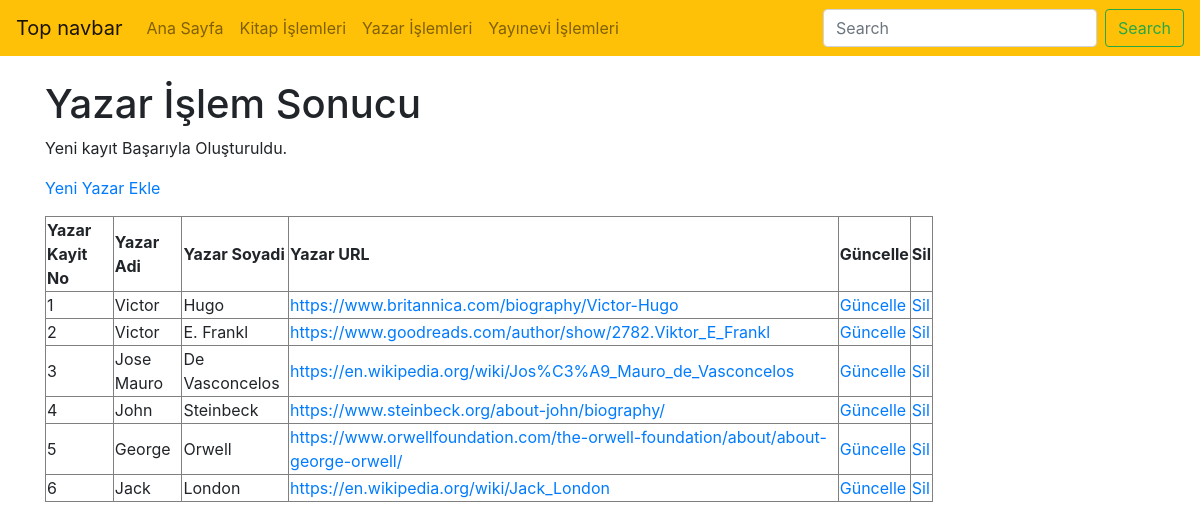
The app's page /sabinaamrahova_final/yazar_eklendi.php with its own data.
### tables this page shows
CREATE TABLE `yazar` (
  `yazarNo` int(11) NOT NULL COMMENT 'Yazarın Numarası',
  `yazarKayitTarihi` timestamp NOT NULL DEFAULT current_timestamp() ON UPDATE current_timestamp() COMMENT 'Yazar Kayıt Tarihi',
  `yazarAdi` text NOT NULL COMMENT 'Yazarın Adı',
  `yazarSoyadi` text NOT NULL COMMENT 'Yazarın Soyadı',
  `yazarURL` varchar(200) NOT NULL COMMENT 'Yazar URL Bilgisi'
);

### sabinaamrahova_final/yazar_eklendi.php (the view, shortened to what this page needs)
<?php
    require_once("baglanti.php");
    $yazarAdi = mysqli_real_escape_string($baglanti, $_POST['yazarAdi']);
    $yazarSoyadi = mysqli_real_escape_string($baglanti, $_POST['yazarSoyadi']);
    $yazarURL = mysqli_real_escape_string($baglanti, $_POST['yazarURL']);
    $sorgu = "INSERT INTO yazar (yazarAdi, yazarSoyadi, yazarURL)
            VALUES ('$yazarAdi', '$yazarSoyadi', '$yazarURL')";
    if (mysqli_query($baglanti, $sorgu)) {
        $islemSonuc = "Yeni kayıt Başarıyla Oluşturuldu.";
    } else {
        $islemSonuc = "Hata: " . $sorgu . "<br>" . mysqli_error($baglanti);
    }
    $sorgu2 = mysqli_query($baglanti, "SELECT * FROM yazar ORDER BY yazarNo");
?>
<!DOCTYPE html>
<html lang="tr"><head><meta http-equiv="Content-Type" content="text/html; charset=UTF-8">
<link href="bootstrap.min.css" rel="stylesheet">
    <link href="./katalog_files/navbar-top.css" rel="stylesheet">
  </head>
  <body>
    <nav class="navbar navbar-expand-md navbar-light bg-warning mb-4">
  <a class="navbar-brand" href="https://getbootstrap.com/docs/4.4/examples/navbar-static/#">Top navbar</a>
  <div class="collapse navbar-collapse" id="navbarCollapse">
    <ul class="navbar-nav mr-auto">
      <li class="nav-item">
        <a class="nav-link" href="index.php">Ana Sayfa </a>
      </li>
      <li class="nav-item">
        <a class="nav-link" href="kitap.php">Kitap İşlemleri</a>
      </li>
      <li class="nav-item">
        <a class="nav-link" href="yazar.php">Yazar İşlemleri</a>
      </li>
      <li class="nav-item">
        <a class="nav-link" href="yayinevi.php">Yayınevi İşlemleri</a>
      </li>
    </ul>
    <form class="form-inline mt-2 mt-md-0">
      <input class="form-control mr-sm-2" type="text" placeholder="Search" aria-label="Search">
      <button class="btn btn-outline-success my-2 my-sm-0" type="submit">Search</button>
    </form>
  </div>
</nav>
<main role="main" class="container">
<h1>Yazar İşlem Sonucu</h1>
<p><?php echo $islemSonuc; ?></p>
<p><a href="yazar_ekle.php">Yeni Yazar Ekle</a></p>
<?php
echo("<table border=1 width=80%>");
    echo("<tr>");
    echo("<td><b>Yazar Kayit No</b></td>");
    echo("<td><b>Yazar Adi</b></td>");
    echo("<td><b>Yazar Soyadi</b></td>");
    echo("<td><b>Yazar URL</b></td>");
    echo("<td><b>Güncelle</b></td>");
    echo("<td><b>Sil</b></td>");
    echo("</tr>");
while($satir = mysqli_fetch_assoc($sorgu2)){
    echo("<tr>");
    echo("<td>".$satir["yazarNo"]."</td>");
    echo("<td>".$satir["yazarAdi"]."</td>");
    echo("<td>".$satir["yazarSoyadi"]."</td>");
    echo("<td><a href=".$satir['yazarURL']."target='_blank'>".$satir["yazarURL"]."</a></td>");
    echo("<td><a href='guncel_yazar.php?yazarNo=".$satir["yazarNo"]."'>Güncelle</a></td>");
    echo("<td><a href='sil.php?yazarNo=".$satir["yazarNo"]."'>Sil</a></td>");
    echo("</tr>");
            }
echo("</table>");
?>
</main>
</body></html>

### sabinaamrahova_final/navbar-top.css (style rules this page uses)
body { min-height: 75rem; }

### records on screen
yazar: yazarNo "1", yazarAdi "Victor", yazarSoyadi "Hugo", yazarURL "https://www.britannica.com/biography/Victor-Hugo"
yazar: yazarNo "2", yazarAdi "Victor", yazarSoyadi "E. Frankl", yazarURL "https://www.goodreads.com/author/show/2782.Viktor_E_Frankl"
yazar: yazarNo "3", yazarAdi "Jose Mauro", yazarSoyadi "De Vasconcelos", yazarURL "https://en.wikipedia.org/wiki/Jos%C3%A9_Mauro_de_Vasconcelos"
yazar: yazarNo "4", yazarAdi "John", yazarSoyadi "Steinbeck", yazarURL "https://www.steinbeck.org/about-john/biography/"
yazar: yazarNo "5", yazarAdi "George", yazarSoyadi "Orwell", yazarURL "https://www.orwellfoundation.com/the-orwell-foundation/about/about-george-orwell/"
yazar: yazarNo "6", yazarAdi "Jack", yazarSoyadi "London", yazarURL "https://en.wikipedia.org/wiki/Jack_London"

### other values on screen
$islemSonuc "Yeni kayıt Başarıyla Oluşturuldu."
